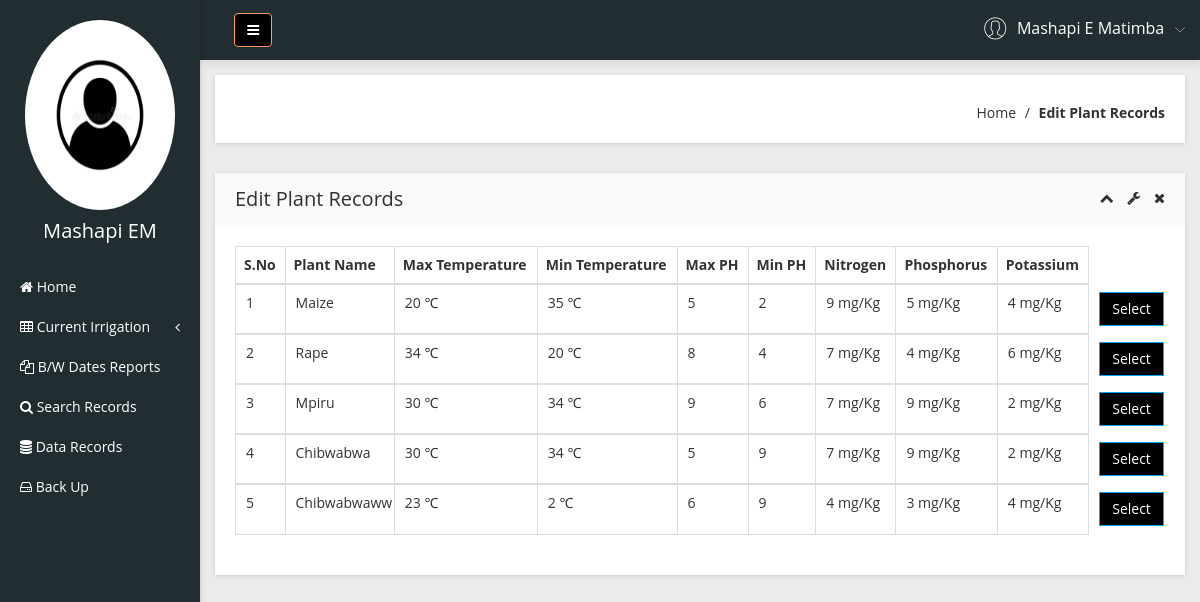
/change-irrigation.php (signed in), run on the app's committed database.
### tables this page shows
CREATE TABLE `plant_records` (
  `ID` smallint(255) unsigned NOT NULL,
  `Plant_name` varchar(255) NOT NULL,
  `Ph_low` tinyint(3) unsigned NOT NULL,
  `Ph_high` tinyint(3) unsigned NOT NULL,
  `Temp_high` tinyint(4) NOT NULL,
  `Temp_low` tinyint(4) NOT NULL,
  `Moisture_high` smallint(5) unsigned NOT NULL,
  `Moisture_low` smallint(5) unsigned NOT NULL,
  `Nitrogen` tinyint(3) unsigned NOT NULL,
  `Phosphorus` tinyint(3) unsigned NOT NULL,
  `Potassium` tinyint(3) unsigned NOT NULL,
  PRIMARY KEY (`ID`,`Plant_name`)
);

### change-irrigation.php (the view, shortened to what this page needs)
<?php
include('includes/dbconnection.php');
if (strlen($_SESSION['smaid']==0)) {
  header('location:logout.php');
  } else{
  ?>
<!doctype html>
<html class="no-js" lang="en">
<head>
    <link rel="stylesheet" href="css/bootstrap.min.css">
    <link rel="stylesheet" href="css/font-awesome.min.css">
    <link rel="stylesheet" href="css/adminpro-custon-icon.css">
    <link rel="stylesheet" href="css/meanmenu.min.css">
    <link rel="stylesheet" href="css/jquery.mCustomScrollbar.min.css">
    <link rel="stylesheet" href="css/animate.css">
    <link rel="stylesheet" href="css/data-table/bootstrap-table.css">
    <link rel="stylesheet" href="css/data-table/bootstrap-editable.css">
    <link rel="stylesheet" href="css/normalize.css">
    <link rel="stylesheet" href="css/c3.min.css">
    <link rel="stylesheet" href="style.css">
    <link rel="stylesheet" href="css/responsive.css">
</head>
<body class="materialdesign">
    <div class="wrapper-pro">
      <?php include_once('includes/sidebar.php');?>
        <?php include_once('includes/header.php');?>
            <div class="breadcome-area mg-b-30 small-dn">
                <div class="container-fluid">
                    <div class="row">
                        <div class="col-lg-12">
                            <div class="breadcome-list shadow-reset">
                                <div class="row">
                                    <div class="col-lg-12">
                                        <ul class="breadcome-menu">
                                            <li><a href="dashboard.php">Home</a> <span class="bread-slash">/</span>
                                            </li>
                                            <li><span class="bread-blod">Edit Plant Records</span>
                                            </li>
                                        </ul>
                                    </div>
                                </div>
                            </div>
                        </div>
                    </div>
                </div>
            </div>
            <div class="data-table-area mg-b-15">
                <div class="container-fluid">
                    <div class="row">
                        <div class="col-lg-12">
                            <div class="sparkline13-list shadow-reset">
                                <div class="sparkline13-hd">
                                    <div class="main-sparkline13-hd">
                                        <h1>Edit <span class="table-project-n"></span> Plant Records</h1>
                                        <div class="sparkline13-outline-icon">
                                            <span class="sparkline13-collapse-link"><i class="fa fa-chevron-up"></i></span>
                                            <span><i class="fa fa-wrench"></i></span>
                                            <span class="sparkline13-collapse-close"><i class="fa fa-times"></i></span>
                                        </div>
                                    </div>
                                </div>
                                <div class="sparkline13-graph">
                                    <div class="datatable-dashv1-list custom-datatable-overright">
                                        <table class="table table-bordered table-hover">
                                            <thead>
                                                <tr>
                                                    <th>S.No</th>
                                                    <th>Plant Name</th>
                                                    <th>Max Temperature</th>
                                                    <th>Min Temperature</th>
                                                    <th>Max PH</th>
                                                    <th>Min PH</th>
                                                    <th>Nitrogen</th>
                                                    <th>Phosphorus</th>
                                                    <th>Potassium</th>
                                                    <th style="border-right-style: hidden; border-bottom-style: hidden; border-top-style: hidden"></th>
                                                </tr>
                                            </thead>
                                            <tbody>
                                              <?php
$sql="SELECT * from plant_records" ;
$query = $Conn -> query($sql);
$cnt=1;
if($query->num_rows > 0){
while($row = $query->fetch_assoc()){
            ?>
                                                <tr class="text-center">
                                                    <td><?php echo htmlentities($cnt);?></td>
                                                    <td><?php  echo $row['Plant_name'];?></td>
                                                    <td><?php  echo $row['Temp_high'];?> &#8451;</td>
                                                    <td><?php  echo $row['Temp_low'];?> &#8451;</td>
                                                    <td><?php  echo $row['Ph_high'];?></td>
                                                    <td><?php  echo $row['Ph_low'];?></td>
                                                    <td><?php  echo $row['Nitrogen']." mg/Kg";?></td>
                                                    <td><?php  echo $row['Phosphorus']." mg/Kg";?></td>
                                                    <td><?php  echo $row['Potassium']." mg/Kg";?></td>
                                                    <td style="border-right-style: hidden; border-bottom-style: hidden; border-top-style: hidden" ><form method="get"><button value="<?php echo $row['ID']?>" type="submit" style="background:black; color:white" name="submit" class="btn btn-primary">Select</button></form></td>
                                                </tr>
                                                </tbody>
                                            <?php
                                            $cnt=$cnt+1;
                                              }
                                              } ?>
                                        </table>
                                    </div>
                                </div>
                            </div>
                        </div>
                    </div>
                </div>
            </div>
        </div>
    </div>
</body>
</html><?php }  ?>

### includes/sidebar.php (shortened to what this page needs)
<?php
   include('includes/dbconnection.php');
   if (strlen($_SESSION['smaid'] == 0)) {
       header('location:logout.php');
   } else {
   ?>
    <div class="left-sidebar-pro" style="color:white">
        <nav id="sidebar">
            <div class="sidebar-header" style="color:white">
                <a href="profile.php"><img src="img/avatar.jpg" style="height:190px; width: 150px" alt="" />
                </a>
                <?php
                   $aid = $_SESSION['smaid'];
                   $sql = "SELECT Admin_username, Admin_email from  admin where ID='$aid'";
                   $query = $Conn->query($sql);
                   if ($query->num_rows > 0) {
                       $row = $query->fetch_assoc();              ?>
                    <h3> <?php echo $row['Admin_username']; ?></h3>
                <?php $cnt = $cnt + 1;
                   } ?>
            </div>
            <div class="left-custom-menu-adp-wrap" style="background-color: #222d32">
                <ul class="nav navbar-nav left-sidebar-menu-pro">
                    <li class="nav-item">
                        <a href="dashboard.php" role="button" aria-expanded="false"><i class="fa big-icon fa-home"></i> <span class="mini-dn">Home</span> </a>
                    </li>
                    <li class="nav-item"><a href="#" data-toggle="dropdown" role="button" aria-expanded="false" class="nav-link dropdown-toggle"><i class="fa big-icon fa-table"></i> <span class="mini-dn">Current Irrigation</span> <span class="indicator-right-menu mini-dn"><i class="fa indicator-mn fa-angle-left"></i></span></a>
                    </li>
                    <li class="nav-item">
                        <a href="between-dates.php" role="button" aria-expanded="false"><i class="fa big-icon fa-files-o"> </i> <span class="mini-dn"> B/W Dates Reports</span> </a>
                    </li>
                    <li class="nav-item">
                        <a href="search.php" role="button" aria-expanded="false"><i class="fa fa-search"></i> <span class="mini-dn">Search Records</span> </a>
                    </li>
                    <li class="nav-item">
                        <a href="records.php" role="button" aria-expanded="false"><i class="fa fa-database" aria-hidden="true"></i> <span class="mini-dn">Data Records</span> </a>
                    </li>
                    <li class="nav-item">
                        <a href="backup.php" role="button" aria-expanded="false"><i class="fa fa-hdd-o" aria-hidden="true"></i> <span class="mini-dn">Back Up</span> </a>
                    </li>
                </ul>
            </div>
        </nav>
    </div>
<?php }  ?>

### includes/header.php (shortened to what this page needs)
      <?php
include('includes/dbconnection.php');
if (strlen($_SESSION['smaid']==0)) {
  header('location:logout.php');
  } else{
  ?>
 <div class="content-inner-all">
            <div class="header-top-area" >
                <div class="fixed-header-top" style="margin-left:1.6%;">
                    <div class="container-fluid">
                        <div class="row" style="background-color: #222d32;">
                            <div class="col-lg-1 col-md-6 col-sm-6 col-xs-12">
                                <button type="button" id="sidebarCollapse" class="btn bar-button-pro header-drl-controller-btn btn-info navbar-btn"  style="background:black">
                                    <i class="fa fa-bars"></i>
                                </button>
                            </div>
                            <div class="col-lg-5 col-md-5 col-sm-6 col-xs-12 ">
                                <div class="header-right-info">
                                    <ul class="nav navbar-nav mai-top-nav header-right-menu">
                                        <li class="nav-item">
                                            <a href="#" data-toggle="dropdown" role="button" aria-expanded="false" class="nav-link dropdown-toggle">
                                                <?php
$aid=$_SESSION['smaid'];
$sql="SELECT Admin_name from  admin where ID='$aid'";
$query = $Conn -> query($sql);
$cnt=1;
if($query->num_rows > 0)
{
    $row = $query->fetch_assoc();
              ?>
                                                <span class="adminpro-icon adminpro-user-rounded header-riht-inf"></span>
                                                <span class="admin-name"><?php  echo $row['Admin_name'];?></span>
                                                <span class="author-project-icon adminpro-icon adminpro-down-arrow"></span><?php $cnt=$cnt+1;} ?>
                                            </a>
                                        </li>
                                    </ul>
                                </div>
                            </div>
                        </div>
                    </div>
                </div>
            </div><?php }  ?>

### data on the page
plant_records: Plant_name "Maize", Temp_high "20", Temp_low "35", Ph_high "5", Ph_low "2", Nitrogen "9", Phosphorus "5", Potassium "4"
plant_records: Plant_name "Rape", Temp_high "34", Temp_low "20", Ph_high "8", Ph_low "4", Nitrogen "7", Phosphorus "4", Potassium "6"
plant_records: Plant_name "Mpiru", Temp_high "30", Temp_low "34", Ph_high "9", Ph_low "6", Nitrogen "7", Phosphorus "9", Potassium "2"
plant_records: Plant_name "Chibwabwa", Temp_high "30", Temp_low "34", Ph_high "5", Ph_low "9", Nitrogen "7", Phosphorus "9", Potassium "2"
plant_records: Plant_name "Chibwabwaww", Temp_high "23", Temp_low "2", Ph_high "6", Ph_low "9", Nitrogen "4", Phosphorus "3", Potassium "4"

### other printed values
$row['Admin_username'] "Mashapi EM"
$row['Admin_name'] "Mashapi E Matimba"
